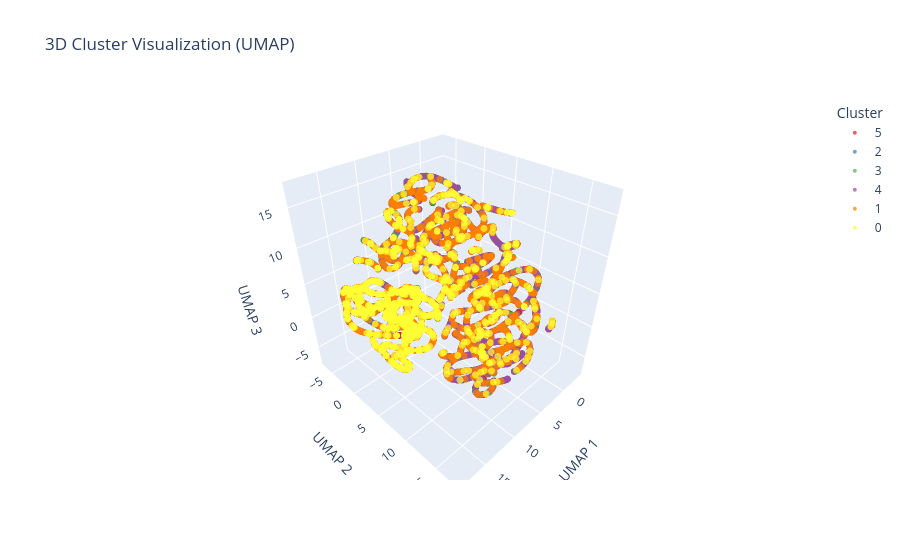

Source (notebook cell):
### Markdown cell above
# t-SNE cluster view
This plot shows the cluster structure in a second embedding view for comparison.

### Code cell
import plotly.express as px
import pandas as pd
import umap

# Purpose: Provide a 3D overview of cluster separation in original feature space.
dados_para_plot = clustering_method_2
labels_dos_clusters = labels_kmeans_st

# 1. Run UMAP (3 components) for interactive 3D plotting
umap_3d = umap.UMAP(n_components=3, random_state=42, n_neighbors=15, min_dist=0.1)
components_3d = umap_3d.fit_transform(dados_para_plot)

# 2. Build DataFrame for Plotly
df_3d = pd.DataFrame(components_3d, columns=['UMAP 1', 'UMAP 2', 'UMAP 3'])
df_3d['Cluster'] = labels_dos_clusters.astype(str)

# 3. Interactive 3D scatter: helps validate cluster separation visually
fig = px.scatter_3d(
    df_3d, x='UMAP 1', y='UMAP 2', z='UMAP 3', color='Cluster',
    title="3D Cluster Visualization (UMAP)", opacity=0.7,
    color_discrete_sequence=px.colors.qualitative.Set1
)
fig.update_traces(marker=dict(size=4))
fig.show()

### Figure 1 — Plotly figure (JSON) as saved in the notebook; plotly's stock layout.template omitted (floating-point values rounded to 4 significant figures; data arrays with more than 128 entries replaced by an {"elided": "..."} marker saying what was removed)
{"data": [{"hovertemplate": "Cluster=5<br>UMAP 1=%{x}<br>UMAP 2=%{y}<br>UMAP 3=%{z}<extra></extra>", "legendgroup": "5", "marker": {"color": "rgb(228,26,28)", "opacity": 0.7, "size": 4, "symbol": "circle"}, "mode": "markers", "name": "5", "scene": "scene", "showlegend": true, "type": "scatter3d", "x": {"elided": "19287 float values"}, "y": {"elided": "19287 float values"}, "z": {"elided": "19287 float values"}}, {"hovertemplate": "Cluster=2<br>UMAP 1=%{x}<br>UMAP 2=%{y}<br>UMAP 3=%{z}<extra></extra>", "legendgroup": "2", "marker": {"color": "rgb(55,126,184)", "opacity": 0.7, "size": 4, "symbol": "circle"}, "mode": "markers", "name": "2", "scene": "scene", "showlegend": true, "type": "scatter3d", "x": {"elided": "2979 float values"}, "y": {"elided": "2979 float values"}, "z": {"elided": "2979 float values"}}, {"hovertemplate": "Cluster=3<br>UMAP 1=%{x}<br>UMAP 2=%{y}<br>UMAP 3=%{z}<extra></extra>", "legendgroup": "3", "marker": {"color": "rgb(77,175,74)", "opacity": 0.7, "size": 4, "symbol": "circle"}, "mode": "markers", "name": "3", "scene": "scene", "showlegend": true, "type": "scatter3d", "x": {"elided": "3317 float values"}, "y": {"elided": "3317 float values"}, "z": {"elided": "3317 float values"}}, {"hovertemplate": "Cluster=4<br>UMAP 1=%{x}<br>UMAP 2=%{y}<br>UMAP 3=%{z}<extra></extra>", "legendgroup": "4", "marker": {"color": "rgb(152,78,163)", "opacity": 0.7, "size": 4, "symbol": "circle"}, "mode": "markers", "name": "4", "scene": "scene", "showlegend": true, "type": "scatter3d", "x": {"elided": "3368 float values"}, "y": {"elided": "3368 float values"}, "z": {"elided": "3368 float values"}}, {"hovertemplate": "Cluster=1<br>UMAP 1=%{x}<br>UMAP 2=%{y}<br>UMAP 3=%{z}<extra></extra>", "legendgroup": "1", "marker": {"color": "rgb(255,127,0)", "opacity": 0.7, "size": 4, "symbol": "circle"}, "mode": "markers", "name": "1", "scene": "scene", "showlegend": true, "type": "scatter3d", "x": {"elided": "2973 float values"}, "y": {"elided": "2973 float values"}, "z": {"elided": "2973 float values"}}, {"hovertemplate": "Cluster=0<br>UMAP 1=%{x}<br>UMAP 2=%{y}<br>UMAP 3=%{z}<extra></extra>", "legendgroup": "0", "marker": {"color": "rgb(255,255,51)", "opacity": 0.7, "size": 4, "symbol": "circle"}, "mode": "markers", "name": "0", "scene": "scene", "showlegend": true, "type": "scatter3d", "x": {"elided": "1114 float values"}, "y": {"elided": "1114 float values"}, "z": {"elided": "1114 float values"}}], "layout": {"legend": {"title": {"text": "Cluster"}, "tracegroupgap": 0}, "scene": {"domain": {"x": [0, 1], "y": [0, 1]}, "xaxis": {"title": {"text": "UMAP 1"}}, "yaxis": {"title": {"text": "UMAP 2"}}, "zaxis": {"title": {"text": "UMAP 3"}}}, "title": {"text": "3D Cluster Visualization (UMAP)"}}}
